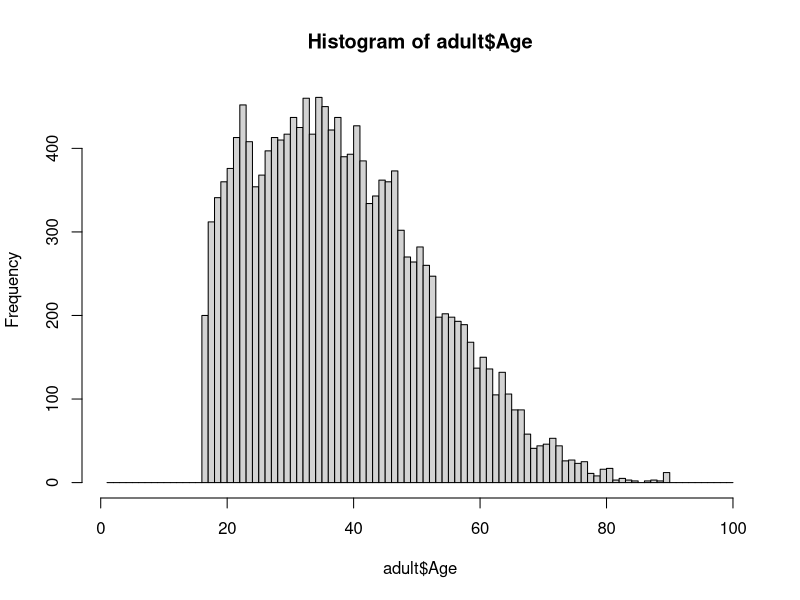

This figure's R source:
if (!"package:ggplot2" %in% search()) { 
  install.packages("ggplot2")
}

library(ggplot2)
adult <- read.csv("adult.prac1.csv")



#1. Genere las gráficas necesarias para visualizar las diferencias de ingresos en función de las demás
#variables, tanto categóricas como numéricas. (3.5 punto)

#Indica los posibles valores que puede tomar cualquier fila en esa determinada columna
valClass <- levels(adult$class)

#Genera una tabla de dos columnas, "la de edad y la de dinero"Age" y "Class"
tablaAgeClass <- adult[, c(1,14)]


#Genera un histograma de adult age vs frequency
hist(adult$Age, breaks = 1:100)

#Genera un array guardando el numero de veces que aparece cada numero en la calumna de edades
edades <- table(adult$Age)

#Imprime solo el numero de veces que aparece el numero de la casilla numero 2 del array.
as.integer(edades[2])

#Imprime el numero que aparece en la tabla y el numero de veces que aparece en la tabla.
print(edades[2])
#Bucle que recorre edades e imprime el numero de veces que aparecen sus numeros
for(i in edades){
  print(i)
}


#2. Obtenga las medidas de tendencia central de cada una de las variables numéricas para cada una de las dos
#posibles clases. ¿Existe diferencia? (1 punto)




#3. Obtenga los cuartiles y los percentiles de cada una de las variables numéricas para cada una de las dos
#posisbles clases. ¿Existe diferencia? (1 punto)




#4. Para las variables numéricas y para cada unas de las clases, calcule las medidas de dispersión siguientes:
#  (a) recorrido, (b) recorrido inter-cuantílico y (c) varianza. ¿Existe diferencia? (1 punto)



#5. Con respecto a las medidas de asimetría, ¿que podríamos indicar de la distribución de cada una de las
#variables númericas de las dos clases? (1 punto)




#6. Realice un ajuste de mínimos cuadrados entre la variable horas por semana y nivel de educación. Indique
#la precisión del ajuste. (2.5 punto)


